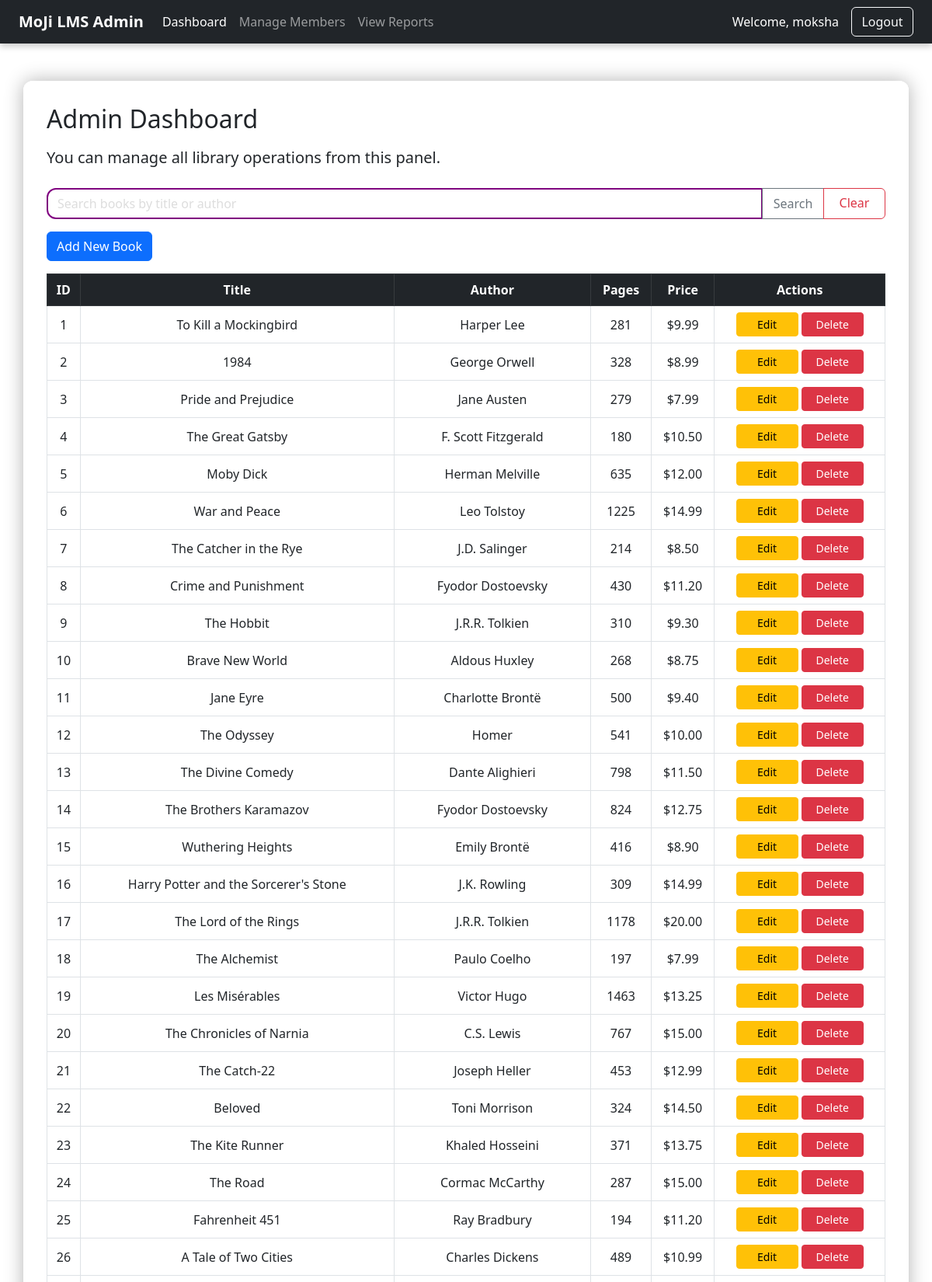
Screenshot of /admin/dashboard (signed in, upper part) with the database file from the repository.
### tables this page shows
CREATE TABLE books (
            id INTEGER PRIMARY KEY AUTOINCREMENT,
            title TEXT NOT NULL,
            author TEXT NOT NULL,
            pages INTEGER NOT NULL,
            price REAL NOT NULL
        );

### app.py (the view)
@app.route('/admin/dashboard', endpoint='admin_dashboard')
def admin_dashboard():
    if 'admin' not in session:
        flash('Please log in as admin to access the dashboard.', 'warning')
        return redirect(url_for('admin_login'))
    query = request.args.get('query', '').strip()
    conn = get_db_connection()
    if query:
        sql = "SELECT * FROM books WHERE title LIKE ? OR author LIKE ?"
        like_query = f"%{query}%"
        books = conn.execute(sql, (like_query, like_query)).fetchall()
    else:
        books = conn.execute('SELECT * FROM books').fetchall()
    conn.close()
    return render_template('admin_dashboard.html', books=books)

### app.py (called while the page is built)
def get_db_connection():
    conn = sqlite3.connect('lms.db')
    conn.row_factory = sqlite3.Row
    return conn

### templates/admin_dashboard.html (shortened to what this page needs)
<!DOCTYPE html>
<html lang="en">
<head>
    <link href="https://cdn.jsdelivr.net/npm/bootstrap@5.3.0/dist/css/bootstrap.min.css" rel="stylesheet">
    <link rel="stylesheet" href="{{ url_for('static', filename='css/style.css') }}">
</head>
<body>
    <nav class="navbar navbar-expand-lg navbar-dark bg-dark px-4">
        <a class="navbar-brand fw-bold" href="{{ url_for('admin_dashboard') }}"> MoJi LMS Admin</a>
        <div class="collapse navbar-collapse" id="adminNav">
            <ul class="navbar-nav me-auto mb-2 mb-lg-0">
                <li class="nav-item">
                    <a class="nav-link {% if request.endpoint == 'admin_dashboard' %}active{% endif %}" href="{{ url_for('admin_dashboard') }}">Dashboard</a>
                </li>
                <li class="nav-item">
                    <a class="nav-link {% if request.endpoint == 'members' %}active{% endif %}" href="{{ url_for('members') }}">Manage Members</a>
                </li>
                <li class="nav-item">
                    <a class="nav-link {% if request.endpoint == 'reports' %}active{% endif %}" href="{{ url_for('reports') }}">View Reports</a>
                </li>
            </ul>
            <span class="navbar-text me-3 text-white">
                Welcome, {{ session.get('admin', 'Admin') }}
            </span>
            <a class="btn btn-outline-light" href="{{ url_for('logout') }}">Logout</a>
        </div>
    </nav>
    <div class="container mt-5">
        <h2 class="mb-3"> Admin Dashboard</h2>
        <p class="lead mb-4">You can manage all library operations from this panel.</p>
        <form method="GET" action="{{ url_for('admin_dashboard') }}" class="mb-3">
            <div class="input-group">
                <input type="text" class="form-control" name="query" placeholder="Search books by title or author" value="{{ request.args.get('query', '') }}" style="border: solid purple 2px;">
                <button class="btn btn-outline-secondary" type="submit">Search</button>
                <a href="{{ url_for('admin_dashboard') }}" class="btn btn-outline-danger">Clear</a>
            </div>
        </form>
        <button class="btn btn-primary mb-3" data-bs-toggle="modal" data-bs-target="#addBookModal"> Add New Book</button>
        <div class="table-responsive">
            <table class="table table-hover table-bordered align-middle">
                <thead class="table-dark text-center">
                    <tr>
                        <th>ID</th>
                        <th>Title</th>
                        <th>Author</th>
                        <th>Pages</th>
                        <th>Price</th>
                        <th>Actions</th>
                    </tr>
                </thead>
                <tbody>
                    {% for book in books %}
                    <tr class="text-center">
                        <td>{{ book.id }}</td>
                        <td>{{ book.title }}</td>
                        <td>{{ book.author }}</td>
                        <td>{{ book.pages }}</td>
                        <td>${{ "%.2f"|format(book.price) }}</td>
                        <td>
                            <button class="btn btn-sm btn-warning" data-bs-toggle="modal" data-bs-target="#editBookModal{{ book.id }}">Edit</button>
                            <a href="{{ url_for('delete_book', book_id=book.id) }}" class="btn btn-sm btn-danger" onclick="return confirm('Are you sure you want to delete this book?');">Delete</a>
                        </td>
                    </tr>
                    {% endfor %}
                </tbody>
            </table>
        </div>
    </div>
</body>
</html>

### static/css/style.css (style rules this page uses)
.navbar .nav-link { font-weight: 500; transition: 0.3s; }
.form-control { background-color: rgba(255, 255, 255, 0.15); border: 1px solid rgba(255, 255, 255, 0.3); color: #fff; backdrop-filter: blur(6px); border-radius: 12px; }
.form-control::placeholder { color: #ddd; }

### templates/admin_dashboard.html (style rules this page uses)
html, body { height: 100%; margin: 0; overflow-x: hidden; }
.container { background-color: rgba(255, 255, 255, 0.95); padding: 30px; border-radius: 12px; box-shadow: 0 0 25px rgba(0, 0, 0, 0.3); margin-bottom: 40px; }
.navbar { box-shadow: 0 4px 8px rgba(0,0,0,0.2); }
.table th, .table td { vertical-align: middle; }
.btn { min-width: 80px; }

### rows the page displays
books: id "1", title "To Kill a Mockingbird", author "Harper Lee", pages "281", price "9.99"
books: id "2", title "1984", author "George Orwell", pages "328", price "8.99"
books: id "3", title "Pride and Prejudice", author "Jane Austen", pages "279", price "7.99"
books: id "4", title "The Great Gatsby", author "F. Scott Fitzgerald", pages "180", price "10.50"
books: id "5", title "Moby Dick", author "Herman Melville", pages "635", price "12.00"
books: id "6", title "War and Peace", author "Leo Tolstoy", pages "1225", price "14.99"
books: id "7", title "The Catcher in the Rye", author "J.D. Salinger", pages "214", price "8.50"
books: id "8", title "Crime and Punishment", author "Fyodor Dostoevsky", pages "430", price "11.20"
books: id "9", title "The Hobbit", author "J.R.R. Tolkien", pages "310", price "9.30"
books: id "10", title "Brave New World", author "Aldous Huxley", pages "268", price "8.75"
books: id "11", title "Jane Eyre", author "Charlotte Brontë", pages "500", price "9.40"
books: id "12", title "The Odyssey", author "Homer", pages "541", price "10.00"
books: id "13", title "The Divine Comedy", author "Dante Alighieri", pages "798", price "11.50"
books: id "14", title "The Brothers Karamazov", author "Fyodor Dostoevsky", pages "824", price "12.75"
books: id "15", title "Wuthering Heights", author "Emily Brontë", pages "416", price "8.90"
books: id "16", title "Harry Potter and the Sorcerer's Stone", author "J.K. Rowling", pages "309", price "14.99"
books: id "17", title "The Lord of the Rings", author "J.R.R. Tolkien", pages "1178", price "20.00"
books: id "18", title "The Alchemist", author "Paulo Coelho", pages "197", price "7.99"
books: id "19", title "Les Misérables", author "Victor Hugo", pages "1463", price "13.25"
books: id "20", title "The Chronicles of Narnia", author "C.S. Lewis", pages "767", price "15.00"
books: id "21", title "The Catch-22", author "Joseph Heller", pages "453", price "12.99"
books: id "22", title "Beloved", author "Toni Morrison", pages "324", price "14.50"
books: id "23", title "The Kite Runner", author "Khaled Hosseini", pages "371", price "13.75"
books: id "24", title "The Road", author "Cormac McCarthy", pages "287", price "15.00"
books: id "25", title "Fahrenheit 451", author "Ray Bradbury", pages "194", price "11.20"
books: id "26", title "A Tale of Two Cities", author "Charles Dickens", pages "489", price "10.99"

### other values shown
{{ session.get('admin', 'Admin') }} "moksha"
